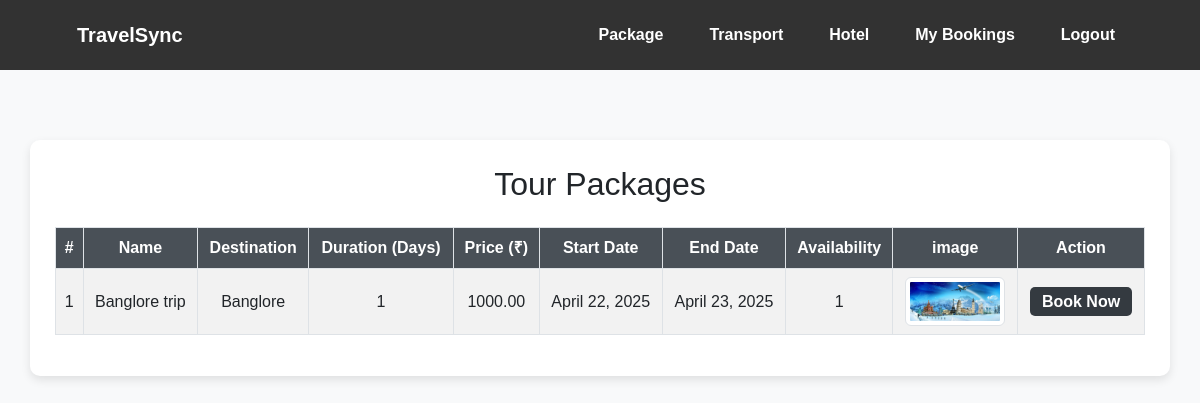
Screenshot of /view-tour-packages/ with the database file from the repository.
### app/models.py (models this page shows, shortened)
class TourPackage(models.Model):
    name = models.CharField(max_length=255)
    destination = models.CharField(max_length=255)
    duration = models.IntegerField(help_text="Duration in days")
    price = models.DecimalField(max_digits=10, decimal_places=2)
    description = models.TextField()
    start_date = models.DateField()
    end_date = models.DateField()
    availability = models.IntegerField(help_text="Number of slots available")
    image = models.ImageField(upload_to='tour_packages/', null=True, blank=True)

### app/views.py (the view)
# urls.py: path('view-tour-packages/', views.viewtourpackage, name='view_tour_packages'),
def viewtourpackage(req):
    data=TourPackage.objects.all()
    return render(req,'customer/viewtourpackage.html',{'data':data})

### templates/customer/viewtourpackage.html (shortened to what this page needs)
<!DOCTYPE html>
<html lang="en">
<head>
    <link href="https://cdn.jsdelivr.net/npm/bootstrap@5.3.0/dist/css/bootstrap.min.css" rel="stylesheet">
</head>
<body>
    <nav class="navbar navbar-expand-lg">
        <div class="container-fluid">
            <a href="../customerhome" class="navbar-brand">TravelSync</a>
            <div class="navbar-nav">
                <a href="../view-tour-packages" class="nav-link">Package</a>
                <a href="../view-transports" class="nav-link">Transport</a>
                <a href="../view-hotels" class="nav-link">Hotel</a>
                <a href="../view-bookings" class="nav-link">My Bookings</a>
                <a href="../logout" class="nav-link">Logout</a>
            </div>
        </div>
    </nav>
    <div class="container">
        <h2 class="text-center text-dark mb-4">Tour Packages</h2>
        <div class="table-responsive">
            <table class="table table-bordered table-striped">
                <thead>
                    <tr>
                        <th>#</th>
                        <th>Name</th>
                        <th>Destination</th>
                        <th>Duration (Days)</th>
                        <th>Price (₹)</th>
                        <th>Start Date</th>
                        <th>End Date</th>
                        <th>Availability</th>
                        <th>image</th>
                        <th>Action</th>
                    </tr>
                </thead>
                <tbody>
                    {% for package in data %}
                    <tr>
                        <td>{{ forloop.counter }}</td>
                        <td>{{ package.name }}</td>
                        <td>{{ package.destination }}</td>
                        <td>{{ package.duration }}</td>
                        <td>{{ package.price }}</td>
                        <td>{{ package.start_date }}</td>
                        <td>{{ package.end_date }}</td>
                        <td>{{ package.availability }}</td>
                        <td>
                            {% if package.image %}
                                <img src="{{ package.image.url }}" alt="Package Image" width="100" height="70" class="img-thumbnail">
                            {% else %}
                                <span class="text-muted">No Image</span>
                            {% endif %}
                        </td>
                        <td>
                            <a href="{% url 'book_package' package.id %}" class="btn-book">Book Now</a>
                        </td>
                    </tr>
                    {% empty %}
                    <tr>
                        <td colspan="9" class="text-center text-danger">No Tour Packages Available</td>
                    </tr>
                    {% endfor %}
                </tbody>
            </table>
        </div>
    </div>
</body>
</html>

### templates/customer/viewtourpackage.html (style rules this page uses)
body { background-color: #f8f9fa; color: #333; font-family: 'Poppins', sans-serif; }
.navbar { background-color:rgb(50, 50, 50); padding: 15px 50px; }
.navbar a { color: white; text-decoration: none; font-weight: bold; margin: 0 15px; transition: 0.3s; }
.container { margin-top: 70px; background: #ffffff; padding: 25px; border-radius: 10px; box-shadow: 0px 4px 10px rgba(0, 0, 0, 0.1); }
.table th { background-color: #495057; color: #fff; text-align: center; }
.table td { text-align: center; vertical-align: middle; }
.btn-book { background-color: #343a40; color: white; padding: 6px 12px; border-radius: 5px; text-decoration: none; font-weight: 600; }

### rows the page displays
TourPackage: name "Banglore trip", destination "Banglore", duration "1", price "1000.00", start_date "April 22, 2025", end_date "April 23, 2025", availability "1", image (picture)
